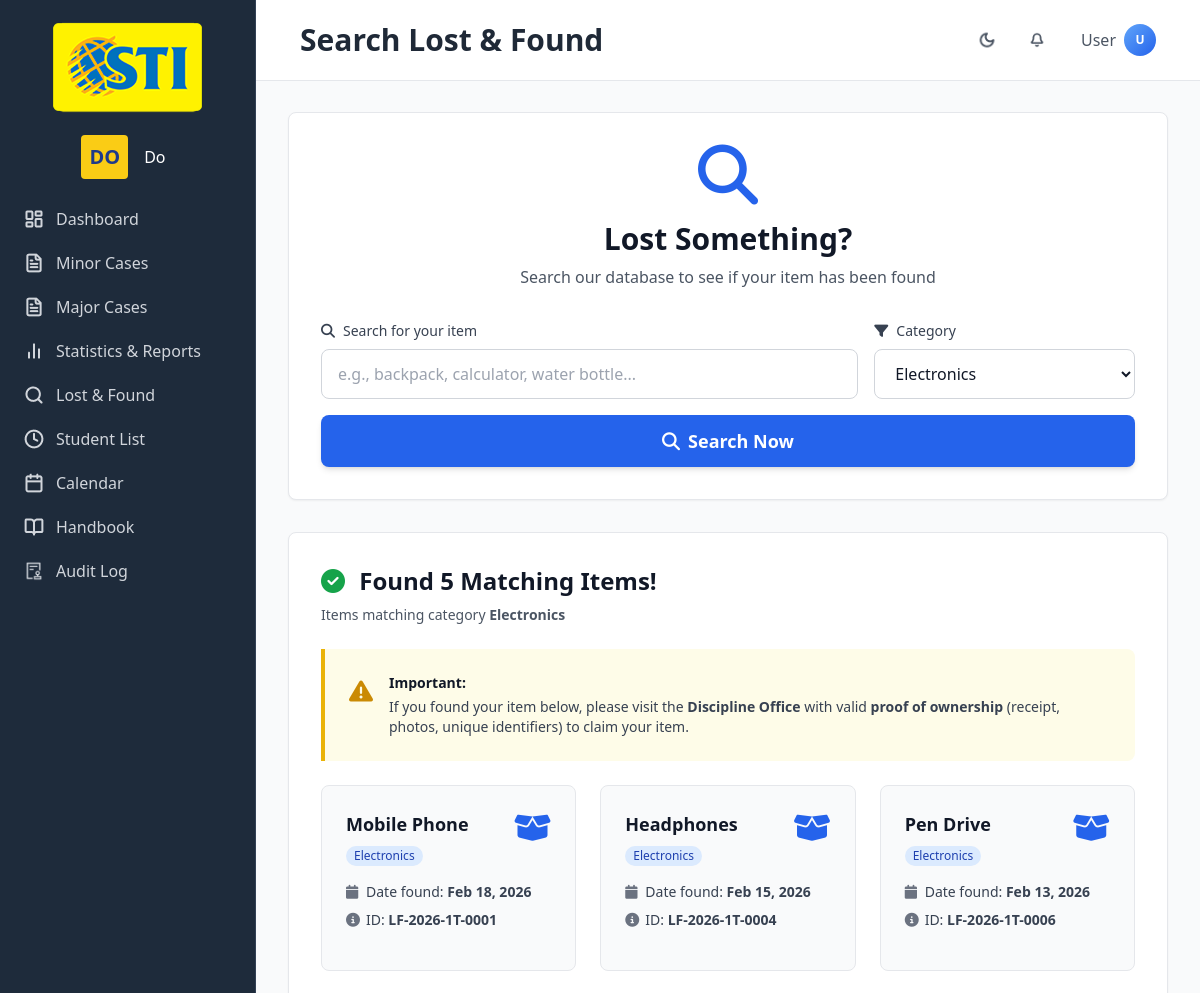
Page /modules/shared/searchLostAndFound.php?category=Electronics (upper part) on the earlier database version.
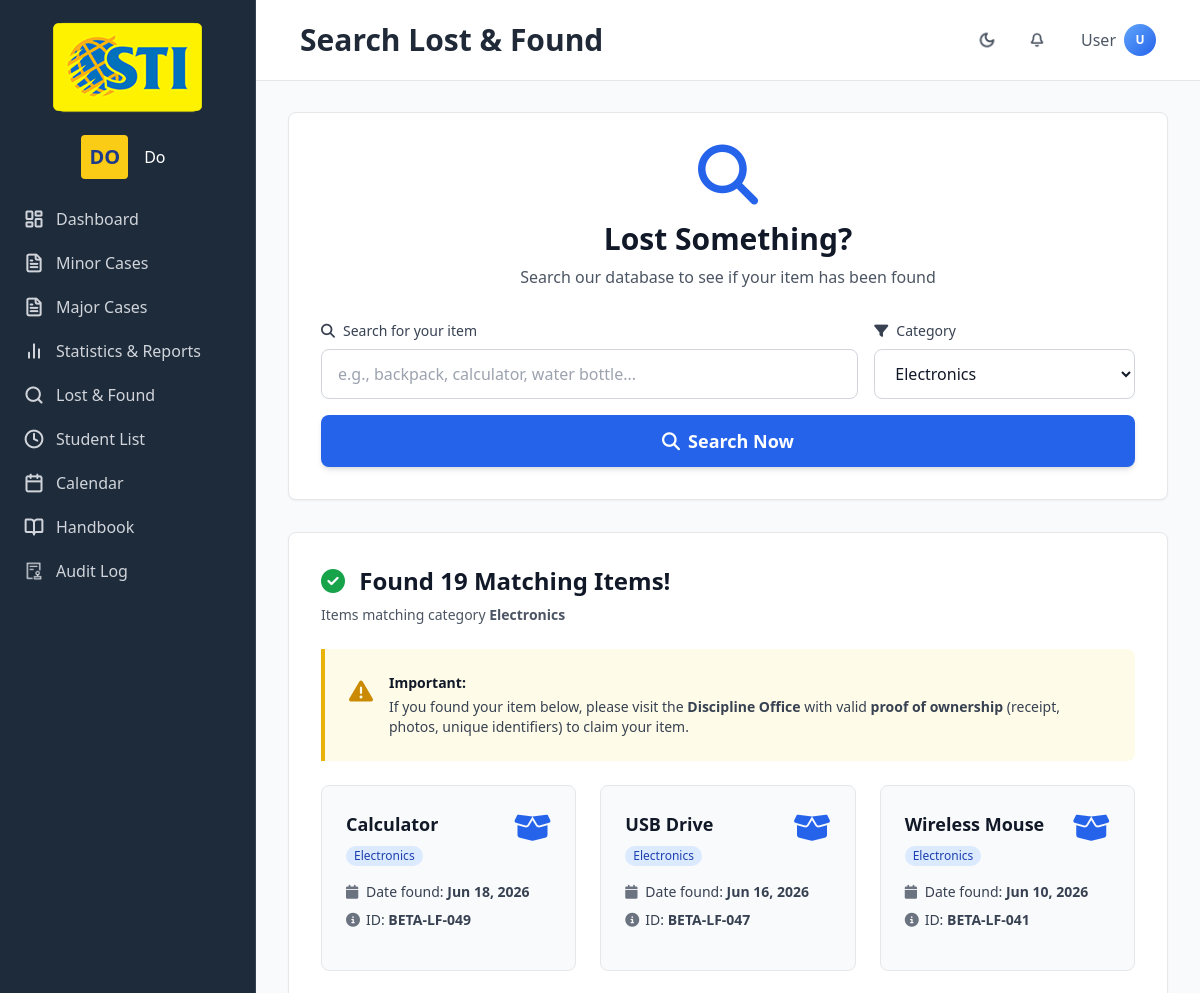
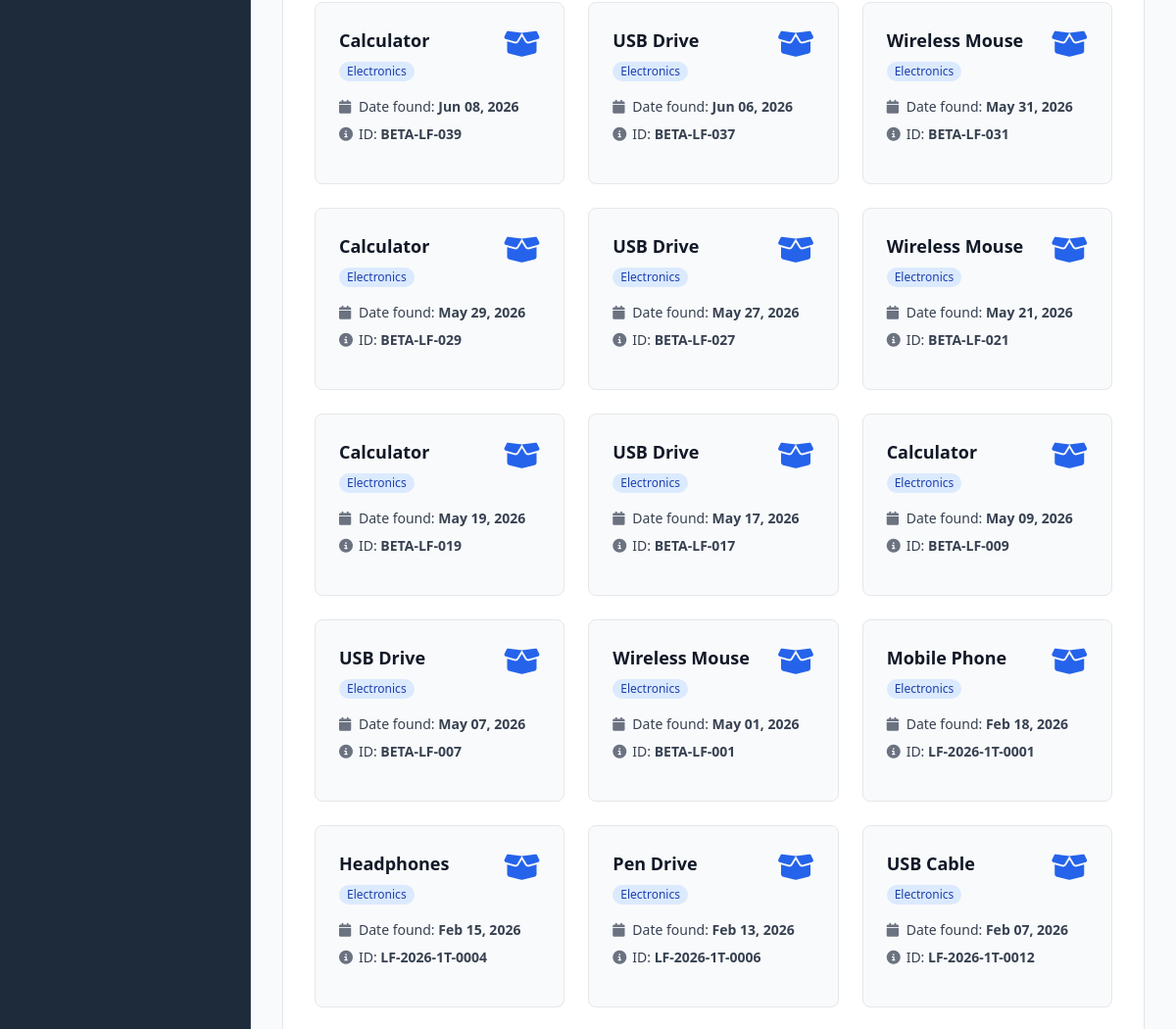
Same page on the later database version (2 pictures, top to bottom).
### tables this page shows
CREATE TABLE lost_found_items (
    item_id VARCHAR(20) PRIMARY KEY,
    item_name VARCHAR(200) NOT NULL,
    category VARCHAR(50) NOT NULL,
    description LONGTEXT,
    found_location VARCHAR(200) NOT NULL,
    date_found DATE NOT NULL DEFAULT (CURRENT_DATE),
    time_found TIME,
    finder_name VARCHAR(100),
    finder_student_id VARCHAR(20) NULL,
    status VARCHAR(20) DEFAULT 'Unclaimed' CHECK (status IN ('Unclaimed', 'Claimed', 'Disposed')),
    claimer_name VARCHAR(100),
    claimer_student_id VARCHAR(20) NULL,
    date_claimed DATE,
    image_path VARCHAR(500),
    is_archived TINYINT(1) DEFAULT 0,
    archived_at DATETIME,
    created_at DATETIME DEFAULT CURRENT_TIMESTAMP,
    updated_at DATETIME DEFAULT CURRENT_TIMESTAMP ON UPDATE CURRENT_TIMESTAMP,
    CONSTRAINT fk_lost_found_finder FOREIGN KEY (finder_student_id) REFERENCES students(student_id),
    CONSTRAINT fk_lost_found_claimer FOREIGN KEY (claimer_student_id) REFERENCES students(student_id)
);

### includes/lostAndFoundFunctions.php (called while the page is built, shortened)
<?php
function searchLostItems($searchTerm, $category = null) {
    $sql = "SELECT
        item_id,
        item_name,
        category,
        found_location,
        date_found
    FROM lost_found_items
    WHERE is_archived = 0
    AND status = 'Unclaimed'
    AND (item_name LIKE ? OR category LIKE ?)";
    $params = [
        '%' . $searchTerm . '%',
        '%' . $searchTerm . '%'
    ];
    if ($category) {
        $sql .= " AND category = ?";
        $params[] = $category;
    }
    $sql .= " ORDER BY date_found DESC";
    try {
        $items = fetchAll($sql, $params);
        return $items;
    } catch (Exception $e) {
        error_log("searchLostItems error: " . $e->getMessage());
        return [];
    }
}

### includes/db_connect.php (called while the page is built, shortened)
<?php
$conn = null;
function getDBConnection() {
    global $conn;
    if ($conn !== null) {
        return $conn;
    }
    try {
        $dsn = "mysql:host=" . DB_HOST . ";port=" . DB_PORT . ";dbname=" . DB_NAME . ";charset=utf8mb4";
        $options = [
            PDO::ATTR_ERRMODE => PDO::ERRMODE_EXCEPTION,
            PDO::ATTR_DEFAULT_FETCH_MODE => PDO::FETCH_ASSOC
        ];
        if (DB_SSL_CA !== '') {
            $options[PDO::MYSQL_ATTR_SSL_CA] = DB_SSL_CA;
            $options[PDO::MYSQL_ATTR_SSL_VERIFY_SERVER_CERT] = true;
            $options[PDO::MYSQL_ATTR_SSL_CIPHER] = 'DEFAULT';
        }
        $conn = new PDO($dsn, DB_USER, DB_PASS, $options);
        $conn->exec("SET time_zone = '+00:00'");
        return $conn;
    } catch(PDOException $e) {
        error_log("Database Connection Error: " . $e->getMessage());
        throw new RuntimeException('Database connection failed', 0, $e);
    }
}
function executeQuery($sql, $params = []): PDOStatement {
    try {
        $conn = getDBConnection();
        $stmt = $conn->prepare($sql);
        $stmt->execute($params);
        return $stmt;
    } catch(PDOException $e) {
        error_log("Query Error: " . $e->getMessage());
        throw $e;
    }
}
function fetchAll($sql, $params = []) {
    $stmt = executeQuery($sql, $params);
    return $stmt->fetchAll();
}
?>

### modules/shared/searchLostAndFound.php (the view, shortened to what the rows shown need)
<?php
require_once __DIR__ . '/../../includes/lostAndFoundFunctions.php';
$searchResults = [];
$hasSearched = false;
$errorMessage = '';
$selectedCategory = '';
if ($_SERVER['REQUEST_METHOD'] === 'GET') {
    $searchTerm = isset($_GET['search']) ? trim($_GET['search']) : '';
    $selectedCategory = !empty($_GET['category']) ? $_GET['category'] : '';
    if ($searchTerm !== '' || $selectedCategory !== '') {
        $hasSearched = true;
        $category = $selectedCategory !== '' ? $selectedCategory : null;
        try {
            $searchResults = searchLostItems($searchTerm, $category);
        } catch (Exception $e) {
            $errorMessage = "Search error: " . $e->getMessage();
            error_log("Lost & Found Search Error: " . $e->getMessage());
        }
    }
}
?>
<!DOCTYPE html>
<html lang="en">
<head>
    <script src="https://cdn.tailwindcss.com"></script>
    <link rel="stylesheet" href="https://cdnjs.cloudflare.com/ajax/libs/font-awesome/6.5.1/css/all.min.css">
</head>
<body class="bg-gray-50 dark:bg-[#1F2937] text-gray-900 dark:text-gray-100 transition-colors duration-300 antialiased [scrollbar-gutter:stable]">
    <div class="flex h-screen overflow-hidden">
        <div class="flex-1 overflow-y-auto ml-0 md:ml-64 transition-all duration-300">
            <?php include __DIR__ . '/../../includes/header.php'; ?>
            <main class="p-4 pt-20 sm:p-6 sm:pt-24 md:p-8 md:pt-28 min-h-screen transition-colors duration-300">
                <div class="bg-white dark:bg-[#111827] border border-gray-200 dark:border-slate-700 rounded-lg shadow-sm p-4 sm:p-6 md:p-8 mb-6 sm:mb-8">
                    <div class="text-center mb-6 sm:mb-8">
                        <h2 class="text-xl sm:text-2xl md:text-3xl font-bold text-gray-900 dark:text-gray-100 mb-1 sm:mb-2">Lost Something?</h2>
                    </div>
                </div>
                <?php if ($hasSearched && !$errorMessage): ?>
                    <div class="bg-white dark:bg-[#111827] border border-gray-200 dark:border-slate-700 rounded-lg shadow-sm p-4 sm:p-6 md:p-8">
                        <?php
                            $searchSummaryParts = [];
                            if ($selectedCategory !== '') {
                                $searchSummaryParts[] = 'category <strong>' . htmlspecialchars($selectedCategory) . '</strong>';
                            }
                            $searchSummary = !empty($searchSummaryParts) ? implode(' and ', $searchSummaryParts) : 'your criteria';
                        ?>
                        <?php if (empty($searchResults)): ?>
                            <div class="text-center py-8 sm:py-12">
                                <i class="fas fa-inbox text-4xl sm:text-5xl md:text-6xl text-gray-400 dark:text-gray-600 mb-3 sm:mb-4"></i>
                                <h3 class="text-lg sm:text-xl md:text-2xl font-semibold text-gray-900 dark:text-gray-100 mb-2">No Matching Items Found</h3>
                                <p class="text-xs sm:text-sm text-gray-600 dark:text-gray-400 mb-6">
                                    We couldn't find any items matching <?php echo $searchSummary; ?>
                                </p>
                                <div class="bg-blue-50 dark:bg-blue-900/20 border border-blue-200 dark:border-blue-800 rounded-lg p-4 sm:p-6 max-w-2xl mx-auto">
                                    <h4 class="font-semibold text-gray-900 dark:text-gray-100 mb-3 text-xs sm:text-sm">
                                        <i class="fas fa-lightbulb text-blue-600 dark:text-blue-400 mr-2"></i>
                                        What to do next:
                                    </h4>
                                    <ul class="text-left text-xs sm:text-sm text-gray-700 dark:text-gray-300 space-y-2">
                                        <li><i class="fas fa-check text-green-600 dark:text-green-400 mr-2"></i>Try different keywords or descriptions</li>
                                        <li><i class="fas fa-check text-green-600 dark:text-green-400 mr-2"></i>Check back later - new items are added regularly</li>
                                        <li><i class="fas fa-check text-green-600 dark:text-green-400 mr-2"></i>Visit the Discipline Office during office hours</li>
                                        <li><i class="fas fa-check text-green-600 dark:text-green-400 mr-2"></i>Report your lost item to security personnel</li>
                                    </ul>
                                </div>
                            </div>
                        <?php else: ?>
                            <div class="grid grid-cols-1 sm:grid-cols-2 lg:grid-cols-3 gap-4 sm:gap-6">
                                <?php foreach ($searchResults as $item): ?>
                                    <div class="bg-gray-50 dark:bg-[#0F1623] border border-gray-200 dark:border-slate-700 rounded-lg p-4 sm:p-6 hover:shadow-lg transition flex flex-col justify-between">
                                        <div>
                                            <div class="flex items-start justify-between mb-3 gap-2">
                                                <div class="flex-1">
                                                    <h4 class="font-semibold text-base sm:text-lg text-gray-900 dark:text-gray-100 mb-1 leading-snug">
                                                        <?php echo htmlspecialchars($item['item_name']); ?>
                                                    </h4>
                                                    <span class="inline-block px-2 py-0.5 text-xs font-medium rounded-full bg-blue-100 dark:bg-blue-900/30 text-blue-800 dark:text-blue-300">
                                                        <?php echo htmlspecialchars($item['category']); ?>
                                                    </span>
                                                </div>
                                                <i class="fas fa-box-open text-2xl sm:text-3xl text-blue-600 dark:text-blue-400 flex-shrink-0"></i>
                                            </div>
                                            <div class="space-y-1.5 sm:space-y-2 text-xs sm:text-sm my-4">
                                                <div class="flex items-center text-gray-700 dark:text-gray-300">
                                                    <i class="fas fa-calendar w-5 text-gray-500 dark:text-gray-400"></i>
                                                    <span>Date found: <strong><?php echo date('M d, Y', strtotime($item['date_found'])); ?></strong></span>
                                                </div>
                                                <div class="flex items-center text-gray-700 dark:text-gray-300">
                                                    <i class="fas fa-info-circle w-5 text-gray-500 dark:text-gray-400"></i>
                                                    <span>ID: <strong><?php echo htmlspecialchars($item['item_id']); ?></strong></span>
                                                </div>
                                            </div>
                                        </div>
                                    </div>
                                <?php endforeach; ?>
                            </div>
                        <?php endif; ?>
                    </div>
                <?php endif; ?>
            </main>
        </div>
    </div>
</body>
</html>

Differences in the rows shown:
added lost_found_items: item_name "Calculator", category "Electronics", date_found "Jun 18, 2026", item_id "BETA-LF-049"
added lost_found_items: item_name "USB Drive", category "Electronics", date_found "Jun 16, 2026", item_id "BETA-LF-047"
added lost_found_items: item_name "Wireless Mouse", category "Electronics", date_found "Jun 10, 2026", item_id "BETA-LF-041"
added lost_found_items: item_name "Calculator", category "Electronics", date_found "Jun 08, 2026", item_id "BETA-LF-039"
added lost_found_items: item_name "USB Drive", category "Electronics", date_found "Jun 06, 2026", item_id "BETA-LF-037"
added lost_found_items: item_name "Wireless Mouse", category "Electronics", date_found "May 31, 2026", item_id "BETA-LF-031"
added lost_found_items: item_name "Calculator", category "Electronics", date_found "May 29, 2026", item_id "BETA-LF-029"
added lost_found_items: item_name "USB Drive", category "Electronics", date_found "May 27, 2026", item_id "BETA-LF-027"
added lost_found_items: item_name "Wireless Mouse", category "Electronics", date_found "May 21, 2026", item_id "BETA-LF-021"
added lost_found_items: item_name "Calculator", category "Electronics", date_found "May 19, 2026", item_id "BETA-LF-019"
added lost_found_items: item_name "USB Drive", category "Electronics", date_found "May 17, 2026", item_id "BETA-LF-017"
added lost_found_items: item_name "Calculator", category "Electronics", date_found "May 09, 2026", item_id "BETA-LF-009"
added lost_found_items: item_name "USB Drive", category "Electronics", date_found "May 07, 2026", item_id "BETA-LF-007"
added lost_found_items: item_name "Wireless Mouse", category "Electronics", date_found "May 01, 2026", item_id "BETA-LF-001"
now on this page (row unchanged): lost_found_items: item_name "USB Cable", category "Electronics", date_found "Feb 07, 2026", item_id "LF-2026-1T-0012"
Other differences:
count($searchResults): "5" → "19"
